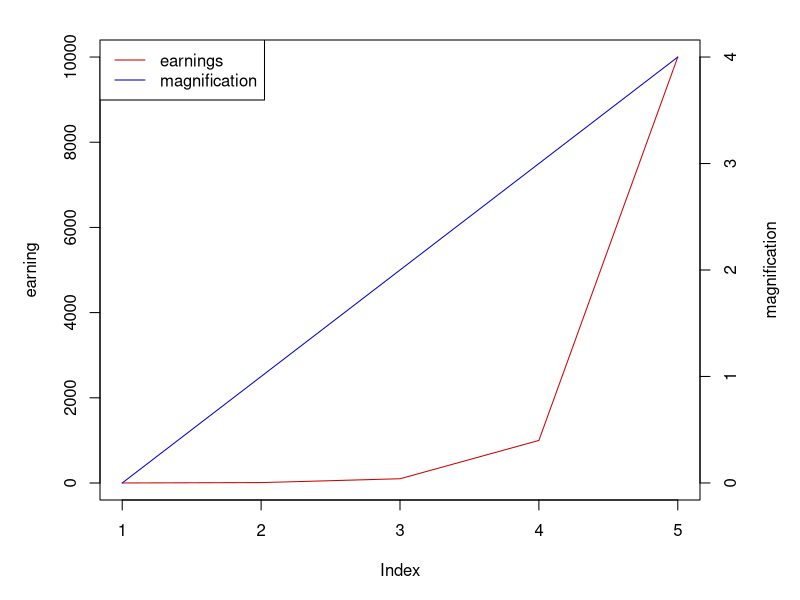
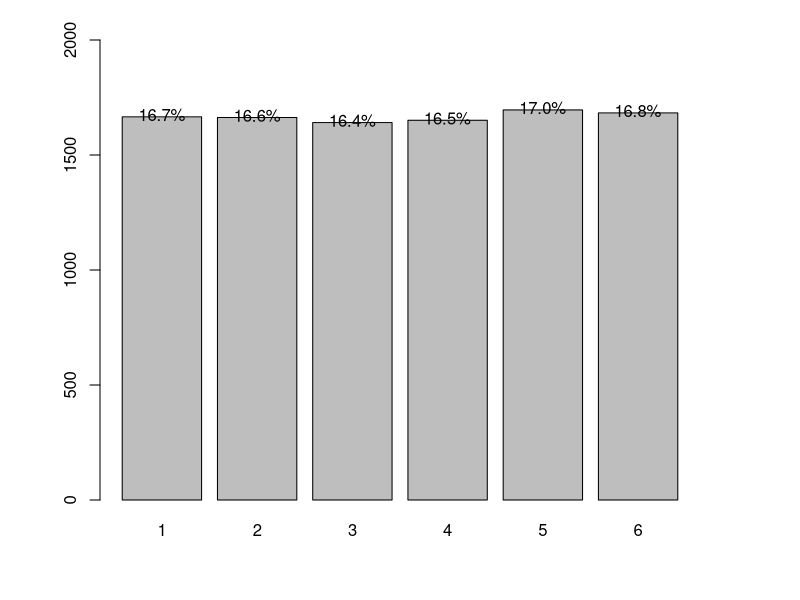

Generate these figures, in order, with R:
## ---- chunk 1
prices <- c(1.3, 1.2)

# Gross return
# Formula Rg(t) = S(t)/S(t-1)
gross <- prices[2] / prices[1]
gross

# Net return
# Formula r(t) = S(t)/S(t-1) - 1
net <- prices[2]/ prices[1] - 1
net

# Formula:
# Rlog(t) = log(1 + r(1)) = log(S(t) / S(t-1)) = log(S(t)) - log(S(t-1))
# You may need to know the logarithm rules (product rule, power rule, quotient rule, etc), see: https://www.google.com.hk/search?q=logarithm+rules&oq=logarithm+rules&aqs=chrome..69i57j0l5.4676j0j7&sourceid=chrome&ie=UTF-8
diff(log(prices))
## ---- chunk 2
earnings = c(1, 10, 100, 1000, 10000)
df <- data.frame(earnings)
df$log_earnings <- log10(earnings)

par(mar = c(5,5,2,5))
with(df, plot(earnings, type='l', col='red3',
              ylab='earning'))
par(new=T)
with(df, plot(log_earnings, type='l', axes=F, xlab=NA, ylab=NA, col='blue3'))
axis(side=4)
mtext(side=4, line=3, 'magnification')
legend("topleft", legend = c('earnings', 'magnification'),
       col=c('red3', 'blue3'),
       lty=c(1,1))
## ---- chunk 3
# Mean is also know as the `expected value`
# E(X) = `the weighted average of the values in the range of X`

prob_dice <- rep(1/6, 6) # The probability of rollin a dice (0.1666667 0.1666667 0.1666667 0.1666667 0.1666667 0.1666667)
sum(prob_dice) # should be 100%

dice <- 1:6 # Possible result of rolling a dice
samples <- table(sample(dice, size=10000, prob=prob_dice, replace=T)) # Roll a dice 100 times, and build an contingency table of counts

labels <- sprintf("%0.1f%%", samples / sum(samples) * 100)
bar_samples <- barplot(samples, ylim=c(0, 2000))
text(x=bar_samples, y=samples+10, label=labels)
expected_value <- sum(prob_dice * dice) # 3.5
